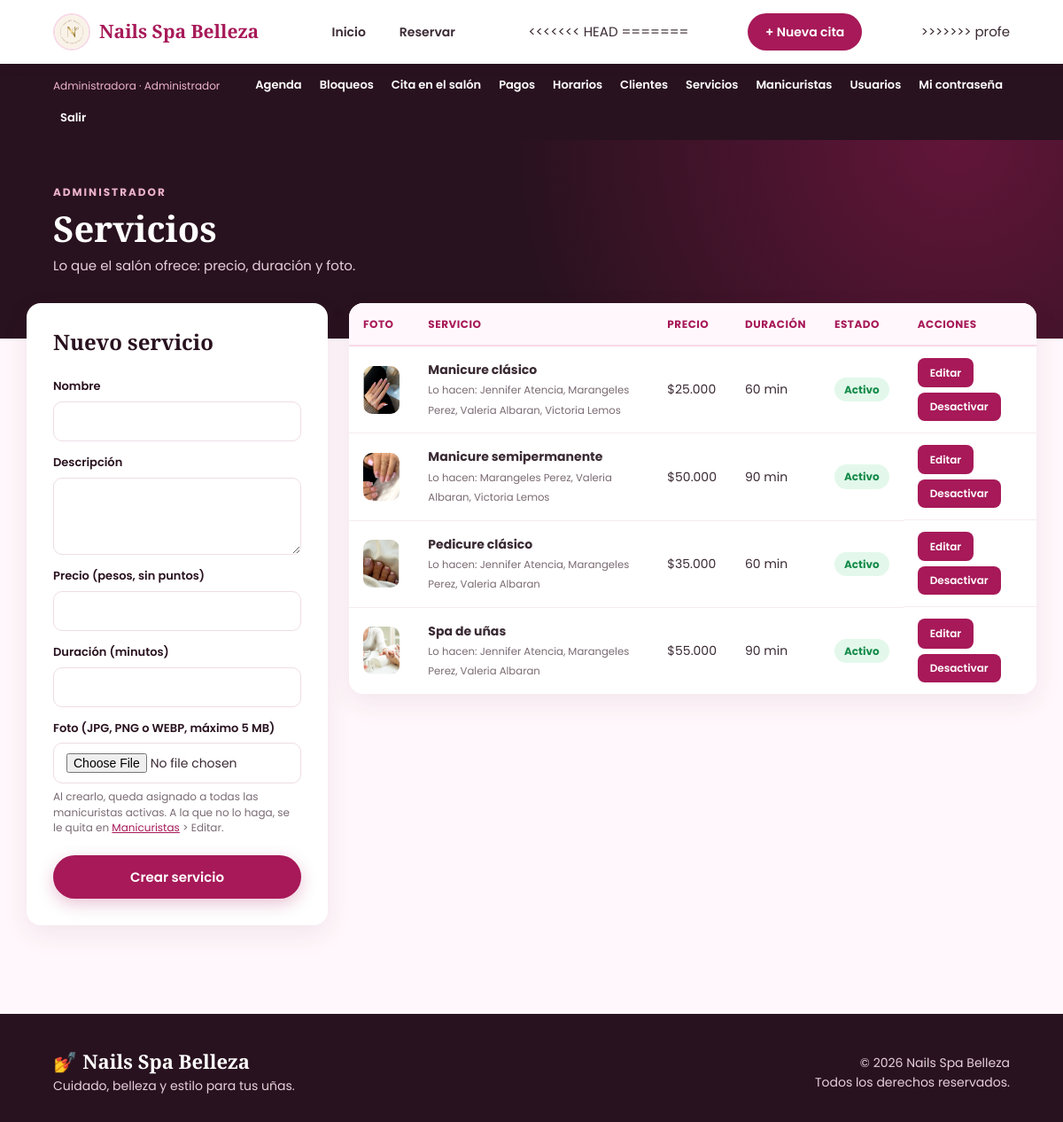
/super/servicios.php (signed in), run on the app's committed database.
### tables this page shows
CREATE TABLE servicios (

    id_servicio INT AUTO_INCREMENT PRIMARY KEY,

    nombre VARCHAR(100) NOT NULL,

    descripcion TEXT,

    precio DECIMAL(10,2) NOT NULL,

    duracion INT NOT NULL,

     
    imagen VARCHAR(255) NULL,

    activo TINYINT(1) DEFAULT 1

);

### includes/panel.php (called while the page is built, shortened)
<?php
function valor($campo, $editar, $viejo, $defecto = '')
{
    return $editar[$campo] ?? $defecto;
}

### super/servicios.php (the view, shortened to what this page needs)
<?php
require_once "../conexion/conexion.php";
require_once "../includes/panel.php";
$editar = null;
$viejo = $_SESSION['viejo'] ?? null;
$servicios = $conexion->query("
    SELECT s.*,
        (SELECT COUNT(*) FROM reservas r
         WHERE r.id_servicio = s.id_servicio
         AND r.fecha >= CURDATE()
         AND r.estado IN ('Pendiente', 'Confirmada')) AS citas_proximas,
        (SELECT GROUP_CONCAT(m.nombre ORDER BY m.nombre SEPARATOR ', ')
         FROM manicurista_servicio ms
         JOIN manicuristas m ON m.id_manicurista = ms.id_manicurista AND m.activa = 1
         WHERE ms.id_servicio = s.id_servicio) AS quien_lo_hace
    FROM servicios s
    ORDER BY s.activo DESC, s.nombre ASC
")->fetch_all(MYSQLI_ASSOC);
require_once "../includes/header.php";
?>
<section class="pagina-header">
    <div>
        <span>ADMINISTRADOR</span>
        <h1>Servicios</h1>
        <p>Lo que el salón ofrece: precio, duración y foto.</p>
    </div>
</section>
<section class="panel-contenido">
    <div class="admin-grid">
        <div class="form-card admin-form">
            <h2><?= $editar ? 'Editar servicio' : 'Nuevo servicio' ?></h2>
            <form
                action="guardar_servicio.php"
                method="POST"
                enctype="multipart/form-data"
            >
                <label>Nombre</label>
                <input
                    type="text"
                    name="nombre"
                    maxlength="100"
                    required
                    value="<?= htmlspecialchars(valor('nombre', $editar, $viejo)) ?>"
                >
                <label>Descripción</label>
                <textarea
                    name="descripcion"
                    rows="3"
                    maxlength="500"
                ><?= htmlspecialchars(valor('descripcion', $editar, $viejo)) ?></textarea>
                <label>Precio (pesos, sin puntos)</label>
                <input
                    type="number"
                    name="precio"
                    min="1000"
                    max="10000000"
                    step="500"
                    required
                    value="<?= htmlspecialchars((string) intval(valor('precio', $editar, $viejo, 0)) ?: '') ?>"
                >
                <label>Duración (minutos)</label>
                <input
                    type="number"
                    name="duracion"
                    min="15"
                    max="480"
                    step="5"
                    required
                    value="<?= htmlspecialchars((string) valor('duracion', $editar, $viejo)) ?>"
                >
                <label>Foto (JPG, PNG o WEBP, máximo 5 MB)</label>
                <input type="file" name="imagen" accept="image/jpeg,image/png,image/webp">
                <?php if ($editar): ?>
                    <p class="nota">Si no escoges una foto nueva, se conserva la actual.</p>
                <?php else: ?>
                    <p class="nota">
                        Al crearlo, queda asignado a todas las manicuristas activas.
                        A la que no lo haga, se le quita en <a href="manicuristas.php">Manicuristas</a> > Editar.
                    </p>
                <?php endif; ?>
                <button type="submit" class="btn-principal btn-completo">
                    <?= $editar ? 'Guardar cambios' : 'Crear servicio' ?>
                </button>
            </form>
        </div>
        <div class="tabla-contenedor">
            <table>
                <thead>
                    <tr>
                        <th>Foto</th>
                        <th>Servicio</th>
                        <th>Precio</th>
                        <th>Duración</th>
                        <th>Estado</th>
                        <th>Acciones</th>
                    </tr>
                </thead>
                <tbody>
                <?php foreach ($servicios as $s): ?>
                    <tr class="<?= $s['activo'] ? '' : 'fila-inactiva' ?>">
                        <td>
                            <img
                                src="../<?= htmlspecialchars($s['imagen'] ?: 'assets/img/logo.png') ?>"
                                alt=""
                                class="miniatura"
                            >
                        </td>
                        <td>
                            <strong><?= htmlspecialchars($s['nombre']) ?></strong>
                            <br><small>
                                <?= $s['quien_lo_hace']
                                    ? 'Lo hacen: ' . htmlspecialchars($s['quien_lo_hace'])
                                    : '⚠ Ninguna manicurista lo hace: no se puede reservar' ?>
                            </small>
                        </td>
                        <td>$<?= number_format($s['precio'], 0, ',', '.') ?></td>
                        <td><?= $s['duracion'] ?> min</td>
                        <td>
                            <span class="estado <?= $s['activo'] ? 'estado-confirmada' : 'estado-cancelada' ?>">
                                <?= $s['activo'] ? 'Activo' : 'Inactivo' ?>
                            </span>
                        </td>
                        <td class="acciones-fila">
                            <a href="servicios.php?id=<?= $s['id_servicio'] ?>" class="btn-pequeno">Editar</a>
                            <form action="guardar_servicio.php" method="POST">
                                <button type="submit" class="btn-pequeno">
                                    <?= $s['activo'] ? 'Desactivar' : 'Activar' ?>
                                </button>
                            </form>
                        </td>
                    </tr>
                <?php endforeach; ?>
                </tbody>
            </table>
        </div>
    </div>
</section>
<?php require_once "../includes/footer.php"; ?>

### assets/css/estilo.css (style rules this page uses)
:root { --vino: #a71958; --vino-oscuro: #76103f; --rosa: #f7d9e7; --rosa-medio: #edb4cc; --rosa-claro: #fff7fb; --crema: #fbf3ea; --morado: #29121f; --texto: #3a2a33; --gris: #7a6b73; --borde: #eedde5; --blanco: #ffffff; --verde: #168b4a; --amarillo: #b07800; --rojo: #c73545; --letra-titulos: "Playfair Display", Georgia, serif; --letra: "Poppins", "Segoe UI", Arial, sans-serif; --radio: 16px; --radio-chico: 10px; --sombra: 0 10px 30px rgba(90, 20, 55, .08); --sombra-suave: 0 4px 14px rgba(90, 20, 55, .06); --ancho: 1180px; }
*, *::before, *::after { box-sizing: border-box; margin: 0; padding: 0; }
html { scroll-behavior: smooth; }
body { font-family: var(--letra); font-size: 15px; line-height: 1.6; color: var(--texto); background: var(--rosa-claro); min-height: 100vh; display: flex; flex-direction: column; }
h1, h2, h3 { color: var(--morado); line-height: 1.2; }
h1, h2 { font-family: var(--letra-titulos); font-weight: 700; }
a { color: var(--vino); }
img { max-width: 100%; display: block; }
small { color: var(--gris); }
.btn-principal, .btn-secundario, .btn-card, .btn-pequeno, .btn-reserva, .btn-whatsapp { display: inline-flex; align-items: center; justify-content: center; gap: 6px; font-family: inherit; font-weight: 600; text-decoration: none; border: none; cursor: pointer; transition: background .2s, transform .2s, box-shadow .2s; }
.btn-principal { background: var(--vino); color: var(--blanco); padding: 13px 28px; border-radius: 30px; font-size: 15px; box-shadow: 0 6px 18px rgba(167, 25, 88, .25); }
.btn-completo { width: 100%; }
.btn-pequeno { background: var(--vino); color: var(--blanco); padding: 7px 14px; border-radius: 8px; font-size: 12px; }
.pagina-header { display: flex; align-items: flex-end; justify-content: space-between; flex-wrap: wrap; gap: 16px; padding: 46px max(5%, calc((100% - var(--ancho)) / 2)) 70px; background: radial-gradient(circle at 90% 0%, rgba(167, 25, 88, .45), transparent 45%), var(--morado); color: var(--blanco); }
.pagina-header span { color: var(--rosa-medio); font-size: 12px; font-weight: 700; letter-spacing: 2px; }
.pagina-header h1 { margin: 6px 0; color: var(--blanco); font-size: clamp(28px, 4vw, 40px); }
.pagina-header p { color: #e7cfdb; }
.panel-contenido, .form-section, .reserva-layout { max-width: var(--ancho); margin: -40px auto 60px; padding: 0 20px; position: relative; }
.form-card { padding: 30px; background: var(--blanco); border-radius: var(--radio); box-shadow: var(--sombra); }
.form-card h2 { margin-bottom: 18px; font-size: 24px; }
.form-card form { display: flex; flex-direction: column; gap: 6px; }
label { margin-top: 8px; font-size: 13px; font-weight: 600; color: var(--morado); }
input[type="text"], input[type="email"], input[type="tel"], input[type="password"], input[type="number"], input[type="date"], input[type="time"], input[type="file"], select, textarea { width: 100%; padding: 11px 14px; border: 1.5px solid var(--borde); border-radius: var(--radio-chico); background: var(--blanco); color: var(--texto); font-family: inherit; font-size: 14px; outline: none; transition: border-color .2s, box-shadow .2s; }
.form-card button[type="submit"] { margin-top: 16px; }
.nota { font-size: 12px; color: var(--gris); line-height: 1.45; }
.tabla-contenedor { background: var(--blanco); border-radius: var(--radio); box-shadow: var(--sombra); overflow-x: auto; }
table { width: 100%; border-collapse: collapse; font-size: 14px; }
thead th { padding: 14px 16px; text-align: left; background: var(--rosa-claro); color: var(--vino); font-size: 12px; font-weight: 700; text-transform: uppercase; letter-spacing: .5px; border-bottom: 2px solid var(--rosa); white-space: nowrap; }
tbody td { padding: 13px 16px; border-bottom: 1px solid #f5ebf0; vertical-align: middle; }
tbody tr:last-child td { border-bottom: none; }
tbody td:first-child { white-space: nowrap; font-weight: 600; }
.estado { display: inline-block; padding: 4px 11px; border-radius: 20px; font-size: 12px; font-weight: 700; white-space: nowrap; }
.estado-confirmada { color: var(--verde); background: #e3f8eb; }
.admin-grid { display: grid; grid-template-columns: 340px 1fr; gap: 24px; align-items: start; }
.admin-grid > * { min-width: 0; }
.admin-form { position: sticky; top: 90px; }
.miniatura { width: 54px; height: 54px; object-fit: cover; border-radius: 10px; }
.acciones-fila { display: flex; flex-wrap: wrap; align-items: center; gap: 6px; }

### data on the page
servicios: imagen (picture), nombre "Manicure clásico", quien_lo_hace "Jennifer Atencia, Marangeles Perez, Valeria Albaran, Victoria Lemos", precio "25.000", duracion "60", activo "Activo"
servicios: imagen (picture), nombre "Manicure semipermanente", quien_lo_hace "Marangeles Perez, Valeria Albaran, Victoria Lemos", precio "50.000", duracion "90", activo "Activo"
servicios: imagen (picture), nombre "Pedicure clásico", quien_lo_hace "Jennifer Atencia, Marangeles Perez, Valeria Albaran", precio "35.000", duracion "60", activo "Activo"
servicios: imagen (picture), nombre "Spa de uñas", quien_lo_hace "Jennifer Atencia, Marangeles Perez, Valeria Albaran", precio "55.000", duracion "90", activo "Activo"

### other printed values
$_SESSION['usuario_nombre'] "Administradora"
